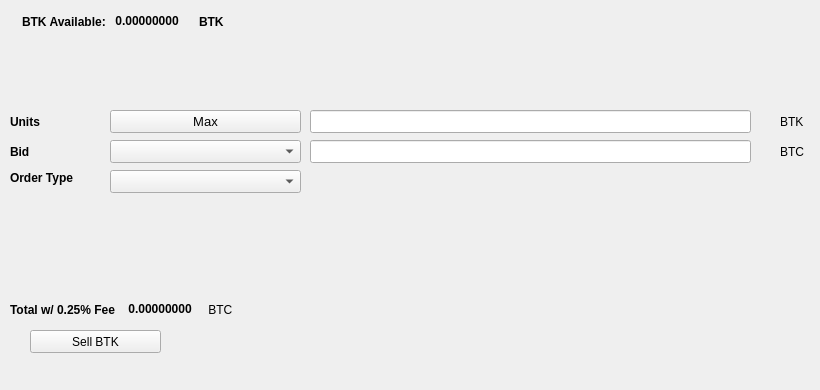
   <widget class="QWidget" name="SellTab">
    <attribute name="title">
     <string>Sell</string>
    </attribute>
    <widget class="QLabel" name="label_16">
     <property name="geometry">
      <rect>
       <x>780</x>
       <y>140</y>
       <width>31</width>
       <height>23</height>
      </rect>
     </property>
     <property name="text">
      <string>BTC</string>
     </property>
    </widget>
    <widget class="QComboBox" name="SellBidcomboBox">
     <property name="geometry">
      <rect>
       <x>110</x>
       <y>140</y>
       <width>191</width>
       <height>23</height>
      </rect>
     </property>
     <property name="font">
      <font>
       <pointsize>10</pointsize>
      </font>
     </property>
    </widget>
    <widget class="QLabel" name="label_18">
     <property name="geometry">
      <rect>
       <x>10</x>
       <y>110</y>
       <width>46</width>
       <height>23</height>
      </rect>
     </property>
     <property name="font">
      <font>
       <weight>75</weight>
       <bold>true</bold>
      </font>
     </property>
     <property name="text">
      <string>Units</string>
     </property>
    </widget>
    <widget class="QPushButton" name="Sell_Max_Amount">
     <property name="geometry">
      <rect>
       <x>110</x>
       <y>110</y>
       <width>191</width>
       <height>23</height>
      </rect>
     </property>
     <property name="font">
      <font>
       <pointsize>10</pointsize>
      </font>
     </property>
     <property name="text">
      <string>Max</string>
     </property>
    </widget>
    <widget class="QLabel" name="label_20">
     <property name="geometry">
      <rect>
       <x>10</x>
       <y>170</y>
       <width>91</width>
       <height>16</height>
      </rect>
     </property>
     <property name="font">
      <font>
       <weight>75</weight>
       <bold>true</bold>
      </font>
     </property>
     <property name="text">
      <string>Order Type</string>
     </property>
    </widget>
    <widget class="QComboBox" name="SellOrdertypeCombo">
     <property name="geometry">
      <rect>
       <x>110</x>
       <y>170</y>
       <width>191</width>
       <height>23</height>
      </rect>
     </property>
     <property name="font">
      <font>
       <pointsize>10</pointsize>
      </font>
     </property>
    </widget>
    <widget class="QLabel" name="label_21">
     <property name="geometry">
      <rect>
       <x>10</x>
       <y>140</y>
       <width>46</width>
       <height>23</height>
      </rect>
     </property>
     <property name="font">
      <font>
       <weight>75</weight>
       <bold>true</bold>
      </font>
     </property>
     <property name="text">
      <string>Bid</string>
     </property>
    </widget>
    <widget class="QLabel" name="label_22">
     <property name="geometry">
      <rect>
       <x>780</x>
       <y>110</y>
       <width>31</width>
       <height>23</height>
      </rect>
     </property>
     <property name="text">
      <string>BTK</string>
     </property>
    </widget>
    <widget class="QLineEdit" name="UnitsInputBTK">
     <property name="geometry">
      <rect>
       <x>310</x>
       <y>110</y>
       <width>441</width>
       <height>23</height>
      </rect>
     </property>
     <property name="font">
      <font>
       <pointsize>9</pointsize>
       <weight>75</weight>
       <bold>true</bold>
      </font>
     </property>
    </widget>
    <widget class="QLineEdit" name="SellBidPriceEdit">
     <property name="geometry">
      <rect>
       <x>310</x>
       <y>140</y>
       <width>441</width>
       <height>23</height>
      </rect>
     </property>
     <property name="font">
      <font>
       <pointsize>9</pointsize>
       <weight>75</weight>
       <bold>true</bold>
      </font>
     </property>
    </widget>
    <widget class="QPushButton" name="SellBTKBTN">
     <property name="geometry">
      <rect>
       <x>30</x>
       <y>330</y>
       <width>131</width>
       <height>23</height>
      </rect>
     </property>
     <property name="text">
      <string>Sell BTK</string>
     </property>
     <property name="icon">
      <iconset resource="../btk">
       <normaloff>:/icons/bitcoin</normaloff>:/icons/bitcoin</iconset>
     </property>
    </widget>
    <widget class="QWidget" name="layoutWidget3">
     <property name="geometry">
      <rect>
       <x>22</x>
       <y>12</y>
       <width>258</width>
       <height>19</height>
      </rect>
     </property>
     <layout class="QHBoxLayout" name="horizontalLayout">
      <item>
       <widget class="QLabel" name="label232_2">
        <property name="font">
         <font>
          <weight>75</weight>
          <bold>true</bold>
         </font>
        </property>
        <property name="text">
         <string>BTK Available:</string>
        </property>
       </widget>
      </item>
      <item>
       <widget class="QLabel" name="BTKAvailableLabel">
        <property name="palette">
         <palette>
          <active>
           <colorrole role="WindowText">
            <brush brushstyle="SolidPattern">
             <color alpha="255">
              <red>0</red>
              <green>0</green>
              <blue>0</blue>
             </color>
            </brush>
           </colorrole>
           <colorrole role="Button">
            <brush brushstyle="SolidPattern">
             <color alpha="255">
              <red>0</red>
              <green>170</green>
              <blue>0</blue>
             </color>
            </brush>
           </colorrole>
           <colorrole role="Light">
            <brush brushstyle="SolidPattern">
             <color alpha="255">
              <red>0</red>
              <green>255</green>
              <blue>0</blue>
             </color>
            </brush>
           </colorrole>
           <colorrole role="Midlight">
            <brush brushstyle="SolidPattern">
             <color alpha="255">
              <red>0</red>
              <green>212</green>
              <blue>0</blue>
             </color>
            </brush>
           </colorrole>
           <colorrole role="Dark">
            <brush brushstyle="SolidPattern">
             <color alpha="255">
              <red>0</red>
              <green>85</green>
              <blue>0</blue>
             </color>
            </brush>
           </colorrole>
           <colorrole role="Mid">
            <brush brushstyle="SolidPattern">
             <color alpha="255">
              <red>0</red>
              <green>113</green>
              <blue>0</blue>
             </color>
            </brush>
           </colorrole>
           <colorrole role="Text">
            <brush brushstyle="SolidPattern">
             <color alpha="255">
              <red>0</red>
              <green>170</green>
              <blue>0</blue>
             </color>
            </brush>
           </colorrole>
           <colorrole role="BrightText">
            <brush brushstyle="SolidPattern">
             <color alpha="255">
              <red>255</red>
              <green>255</green>
              <blue>255</blue>
             </color>
            </brush>
           </colorrole>
           <colorrole role="ButtonText">
            <brush brushstyle="SolidPattern">
             <color alpha="255">
              <red>0</red>
              <green>0</green>
              <blue>0</blue>
             </color>
            </brush>
           </colorrole>
           <colorrole role="Base">
            <brush brushstyle="SolidPattern">
             <color alpha="255">
              <red>255</red>
              <green>255</green>
              <blue>255</blue>
             </color>
            </brush>
           </colorrole>
           <colorrole role="Window">
            <brush brushstyle="SolidPattern">
             <color alpha="255">
              <red>0</red>
              <green>170</green>
              <blue>0</blue>
             </color>
            </brush>
           </colorrole>
           <colorrole role="Shadow">
            <brush brushstyle="SolidPattern">
             <color alpha="255">
              <red>0</red>
              <green>0</green>
              <blue>0</blue>
             </color>
            </brush>
           </colorrole>
           <colorrole role="AlternateBase">
            <brush brushstyle="SolidPattern">
             <color alpha="255">
              <red>127</red>
              <green>212</green>
              <blue>127</blue>
             </color>
            </brush>
           </colorrole>
           <colorrole role="ToolTipBase">
            <brush brushstyle="SolidPattern">
             <color alpha="255">
              <red>255</red>
              <green>255</green>
              <blue>220</blue>
             </color>
            </brush>
           </colorrole>
           <colorrole role="ToolTipText">
            <brush brushstyle="SolidPattern">
             <color alpha="255">
              <red>0</red>
              <green>0</green>
              <blue>0</blue>
             </color>
            </brush>
           </colorrole>
          </active>
          <inactive>
           <colorrole role="WindowText">
            <brush brushstyle="SolidPattern">
             <color alpha="255">
              <red>0</red>
              <green>0</green>
              <blue>0</blue>
             </color>
            </brush>
           </colorrole>
           <colorrole role="Button">
            <brush brushstyle="SolidPattern">
             <color alpha="255">
              <red>0</red>
              <green>170</green>
              <blue>0</blue>
             </color>
            </brush>
           </colorrole>
           <colorrole role="Light">
            <brush brushstyle="SolidPattern">
             <color alpha="255">
              <red>0</red>
              <green>255</green>
              <blue>0</blue>
             </color>
            </brush>
           </colorrole>
           <colorrole role="Midlight">
            <brush brushstyle="SolidPattern">
             <color alpha="255">
              <red>0</red>
              <green>212</green>
              <blue>0</blue>
             </color>
            </brush>
           </colorrole>
           <colorrole role="Dark">
            <brush brushstyle="SolidPattern">
             <color alpha="255">
              <red>0</red>
              <green>85</green>
              <blue>0</blue>
             </color>
            </brush>
           </colorrole>
           <colorrole role="Mid">
            <brush brushstyle="SolidPattern">
             <color alpha="255">
              <red>0</red>
              <green>113</green>
              <blue>0</blue>
             </color>
            </brush>
           </colorrole>
           <colorrole role="Text">
            <brush brushstyle="SolidPattern">
             <color alpha="255">
              <red>0</red>
              <green>170</green>
              <blue>0</blue>
             </color>
            </brush>
           </colorrole>
           <colorrole role="BrightText">
            <brush brushstyle="SolidPattern">
             <color alpha="255">
              <red>255</red>
              <green>255</green>
              <blue>255</blue>
             </color>
            </brush>
           </colorrole>
           <colorrole role="ButtonText">
            <brush brushstyle="SolidPattern">
             <color alpha="255">
              <red>0</red>
              <green>0</green>
              <blue>0</blue>
             </color>
            </brush>
           </colorrole>
           <colorrole role="Base">
            <brush brushstyle="SolidPattern">
             <color alpha="255">
              <red>255</red>
              <green>255</green>
              <blue>255</blue>
             </color>
            </brush>
           </colorrole>
           <colorrole role="Window">
            <brush brushstyle="SolidPattern">
             <color alpha="255">
              <red>0</red>
              <green>170</green>
              <blue>0</blue>
             </color>
            </brush>
           </colorrole>
           <colorrole role="Shadow">
            <brush brushstyle="SolidPattern">
             <color alpha="255">
              <red>0</red>
              <green>0</green>
              <blue>0</blue>
             </color>
            </brush>
           </colorrole>
           <colorrole role="AlternateBase">
            <brush brushstyle="SolidPattern">
             <color alpha="255">
              <red>127</red>
              <green>212</green>
              <blue>127</blue>
             </color>
            </brush>
           </colorrole>
           <colorrole role="ToolTipBase">
            <brush brushstyle="SolidPattern">
             <color alpha="255">
              <red>255</red>
              <green>255</green>
              <blue>220</blue>
             </color>
            </brush>
           </colorrole>
           <colorrole role="ToolTipText">
            <brush brushstyle="SolidPattern">
             <color alpha="255">
              <red>0</red>
              <green>0</green>
              <blue>0</blue>
             </color>
            </brush>
           </colorrole>
          </inactive>
          <disabled>
           <colorrole role="WindowText">
            <brush brushstyle="SolidPattern">
             <color alpha="255">
              <red>0</red>
              <green>85</green>
              <blue>0</blue>
             </color>
            </brush>
           </colorrole>
           <colorrole role="Button">
            <brush brushstyle="SolidPattern">
             <color alpha="255">
              <red>0</red>
              <green>170</green>
              <blue>0</blue>
             </color>
            </brush>
           </colorrole>
           <colorrole role="Light">
            <brush brushstyle="SolidPattern">
             <color alpha="255">
              <red>0</red>
              <green>255</green>
              <blue>0</blue>
             </color>
            </brush>
           </colorrole>
           <colorrole role="Midlight">
            <brush brushstyle="SolidPattern">
             <color alpha="255">
              <red>0</red>
              <green>212</green>
              <blue>0</blue>
             </color>
            </brush>
           </colorrole>
           <colorrole role="Dark">
            <brush brushstyle="SolidPattern">
             <color alpha="255">
              <red>0</red>
              <green>85</green>
              <blue>0</blue>
             </color>
            </brush>
           </colorrole>
           <colorrole role="Mid">
            <brush brushstyle="SolidPattern">
             <color alpha="255">
              <red>0</red>
              <green>113</green>
              <blue>0</blue>
             </color>
            </brush>
           </colorrole>
           <colorrole role="Text">
            <brush brushstyle="SolidPattern">
             <color alpha="255">
              <red>0</red>
              <green>85</green>
              <blue>0</blue>
             </color>
            </brush>
           </colorrole>
           <colorrole role="BrightText">
            <brush brushstyle="SolidPattern">
             <color alpha="255">
              <red>255</red>
              <green>255</green>
              <blue>255</blue>
             </color>
            </brush>
           </colorrole>
           <colorrole role="ButtonText">
            <brush brushstyle="SolidPattern">
             <color alpha="255">
              <red>0</red>
              <green>85</green>
              <blue>0</blue>
             </color>
            </brush>
           </colorrole>
           <colorrole role="Base">
            <brush brushstyle="SolidPattern">
             <color alpha="255">
              <red>0</red>
              <green>170</green>
              <blue>0</blue>
             </color>
            </brush>
           </colorrole>
           <colorrole role="Window">
            <brush brushstyle="SolidPattern">
             <color alpha="255">
              <red>0</red>
              <green>170</green>
              <blue>0</blue>
             </color>
            </brush>
           </colorrole>
           <colorrole role="Shadow">
            <brush brushstyle="SolidPattern">
             <color alpha="255">
              <red>0</red>
              <green>0</green>
              <blue>0</blue>
             </color>
            </brush>
           </colorrole>
           <colorrole role="AlternateBase">
            <brush brushstyle="SolidPattern">
             <color alpha="255">
              <red>0</red>
              <green>170</green>
              <blue>0</blue>
             </color>
            </brush>
           </colorrole>
           <colorrole role="ToolTipBase">
            <brush brushstyle="SolidPattern">
             <color alpha="255">
              <red>255</red>
              <green>255</green>
              <blue>220</blue>
             </color>
            </brush>
           </colorrole>
           <colorrole role="ToolTipText">
            <brush brushstyle="SolidPattern">
             <color alpha="255">
              <red>0</red>
              <green>0</green>
              <blue>0</blue>
             </color>
            </brush>
           </colorrole>
          </disabled>
         </palette>
        </property>
        <property name="font">
         <font>
          <weight>75</weight>
          <bold>true</bold>
         </font>
        </property>
        <property name="text">
         <string> 0.00000000 </string>
        </property>
        <property name="textInteractionFlags">
         <set>Qt::LinksAccessibleByMouse|Qt::TextSelectableByKeyboard|Qt::TextSelectableByMouse</set>
        </property>
       </widget>
      </item>
      <item>
       <widget class="QLabel" name="labelBTK">
        <property name="font">
         <font>
          <weight>75</weight>
          <bold>true</bold>
         </font>
        </property>
        <property name="text">
         <string>BTK</string>
        </property>
       </widget>
      </item>
     </layout>
    </widget>
    <widget class="QWidget" name="layoutWidget">
     <property name="geometry">
      <rect>
       <x>10</x>
       <y>300</y>
       <width>268</width>
       <height>19</height>
      </rect>
     </property>
     <layout class="QHBoxLayout" name="horizontalLayout_2">
      <item>
       <widget class="QLabel" name="label_19">
        <property name="font">
         <font>
          <weight>75</weight>
          <bold>true</bold>
         </font>
        </property>
        <property name="text">
         <string>Total w/ 0.25% Fee </string>
        </property>
       </widget>
      </item>
      <item>
       <widget class="QLabel" name="SellCostLabel">
        <property name="palette">
         <palette>
          <active>
           <colorrole role="WindowText">
            <brush brushstyle="SolidPattern">
             <color alpha="255">
              <red>0</red>
              <green>0</green>
              <blue>0</blue>
             </color>
            </brush>
           </colorrole>
           <colorrole role="Button">
            <brush brushstyle="SolidPattern">
             <color alpha="255">
              <red>0</red>
              <green>170</green>
              <blue>0</blue>
             </color>
            </brush>
           </colorrole>
           <colorrole role="Light">
            <brush brushstyle="SolidPattern">
             <color alpha="255">
              <red>0</red>
              <green>255</green>
              <blue>0</blue>
             </color>
            </brush>
           </colorrole>
           <colorrole role="Midlight">
            <brush brushstyle="SolidPattern">
             <color alpha="255">
              <red>0</red>
              <green>212</green>
              <blue>0</blue>
             </color>
            </brush>
           </colorrole>
           <colorrole role="Dark">
            <brush brushstyle="SolidPattern">
             <color alpha="255">
              <red>0</red>
              <green>85</green>
              <blue>0</blue>
             </color>
            </brush>
           </colorrole>
           <colorrole role="Mid">
            <brush brushstyle="SolidPattern">
             <color alpha="255">
              <red>0</red>
              <green>113</green>
              <blue>0</blue>
             </color>
            </brush>
           </colorrole>
           <colorrole role="Text">
            <brush brushstyle="SolidPattern">
             <color alpha="255">
              <red>0</red>
              <green>170</green>
              <blue>0</blue>
             </color>
            </brush>
           </colorrole>
           <colorrole role="BrightText">
            <brush brushstyle="SolidPattern">
             <color alpha="255">
              <red>255</red>
              <green>255</green>
              <blue>255</blue>
             </color>
            </brush>
           </colorrole>
           <colorrole role="ButtonText">
            <brush brushstyle="SolidPattern">
             <color alpha="255">
              <red>0</red>
              <green>0</green>
              <blue>0</blue>
             </color>
            </brush>
           </colorrole>
           <colorrole role="Base">
            <brush brushstyle="SolidPattern">
             <color alpha="255">
              <red>255</red>
              <green>255</green>
              <blue>255</blue>
             </color>
            </brush>
           </colorrole>
           <colorrole role="Window">
            <brush brushstyle="SolidPattern">
             <color alpha="255">
              <red>0</red>
              <green>170</green>
              <blue>0</blue>
             </color>
            </brush>
           </colorrole>
           <colorrole role="Shadow">
            <brush brushstyle="SolidPattern">
             <color alpha="255">
              <red>0</red>
              <green>0</green>
              <blue>0</blue>
             </color>
            </brush>
           </colorrole>
           <colorrole role="AlternateBase">
            <brush brushstyle="SolidPattern">
             <color alpha="255">
              <red>127</red>
              <green>212</green>
              <blue>127</blue>
             </color>
            </brush>
           </colorrole>
           <colorrole role="ToolTipBase">
            <brush brushstyle="SolidPattern">
             <color alpha="255">
              <red>255</red>
              <green>255</green>
              <blue>220</blue>
             </color>
            </brush>
           </colorrole>
           <colorrole role="ToolTipText">
            <brush brushstyle="SolidPattern">
             <color alpha="255">
              <red>0</red>
              <green>0</green>
              <blue>0</blue>
             </color>
            </brush>
           </colorrole>
          </active>
          <inactive>
           <colorrole role="WindowText">
            <brush brushstyle="SolidPattern">
             <color alpha="255">
              <red>0</red>
              <green>0</green>
              <blue>0</blue>
             </color>
            </brush>
           </colorrole>
           <colorrole role="Button">
            <brush brushstyle="SolidPattern">
             <color alpha="255">
              <red>0</red>
              <green>170</green>
              <blue>0</blue>
             </color>
            </brush>
           </colorrole>
           <colorrole role="Light">
            <brush brushstyle="SolidPattern">
             <color alpha="255">
              <red>0</red>
              <green>255</green>
              <blue>0</blue>
             </color>
            </brush>
           </colorrole>
           <colorrole role="Midlight">
            <brush brushstyle="SolidPattern">
             <color alpha="255">
              <red>0</red>
              <green>212</green>
              <blue>0</blue>
             </color>
            </brush>
           </colorrole>
           <colorrole role="Dark">
            <brush brushstyle="SolidPattern">
             <color alpha="255">
              <red>0</red>
              <green>85</green>
              <blue>0</blue>
             </color>
            </brush>
           </colorrole>
           <colorrole role="Mid">
            <brush brushstyle="SolidPattern">
             <color alpha="255">
              <red>0</red>
              <green>113</green>
              <blue>0</blue>
             </color>
            </brush>
           </colorrole>
           <colorrole role="Text">
            <brush brushstyle="SolidPattern">
             <color alpha="255">
              <red>0</red>
              <green>170</green>
              <blue>0</blue>
             </color>
            </brush>
           </colorrole>
           <colorrole role="BrightText">
            <brush brushstyle="SolidPattern">
             <color alpha="255">
              <red>255</red>
              <green>255</green>
              <blue>255</blue>
             </color>
            </brush>
           </colorrole>
           <colorrole role="ButtonText">
            <brush brushstyle="SolidPattern">
             <color alpha="255">
              <red>0</red>
              <green>0</green>
              <blue>0</blue>
             </color>
            </brush>
           </colorrole>
           <colorrole role="Base">
            <brush brushstyle="SolidPattern">
             <color alpha="255">
              <red>255</red>
              <green>255</green>
              <blue>255</blue>
             </color>
            </brush>
           </colorrole>
           <colorrole role="Window">
            <brush brushstyle="SolidPattern">
             <color alpha="255">
              <red>0</red>
              <green>170</green>
              <blue>0</blue>
             </color>
            </brush>
           </colorrole>
           <colorrole role="Shadow">
            <brush brushstyle="SolidPattern">
             <color alpha="255">
              <red>0</red>
              <green>0</green>
              <blue>0</blue>
             </color>
            </brush>
           </colorrole>
           <colorrole role="AlternateBase">
            <brush brushstyle="SolidPattern">
             <color alpha="255">
              <red>127</red>
              <green>212</green>
              <blue>127</blue>
             </color>
            </brush>
           </colorrole>
           <colorrole role="ToolTipBase">
            <brush brushstyle="SolidPattern">
             <color alpha="255">
              <red>255</red>
              <green>255</green>
              <blue>220</blue>
             </color>
            </brush>
           </colorrole>
           <colorrole role="ToolTipText">
            <brush brushstyle="SolidPattern">
             <color alpha="255">
              <red>0</red>
              <green>0</green>
              <blue>0</blue>
             </color>
            </brush>
           </colorrole>
          </inactive>
          <disabled>
           <colorrole role="WindowText">
            <brush brushstyle="SolidPattern">
             <color alpha="255">
              <red>0</red>
              <green>85</green>
              <blue>0</blue>
             </color>
            </brush>
           </colorrole>
           <colorrole role="Button">
            <brush brushstyle="SolidPattern">
             <color alpha="255">
              <red>0</red>
              <green>170</green>
              <blue>0</blue>
             </color>
            </brush>
           </colorrole>
           <colorrole role="Light">
            <brush brushstyle="SolidPattern">
             <color alpha="255">
              <red>0</red>
              <green>255</green>
              <blue>0</blue>
             </color>
            </brush>
           </colorrole>
           <colorrole role="Midlight">
            <brush brushstyle="SolidPattern">
             <color alpha="255">
              <red>0</red>
              <green>212</green>
              <blue>0</blue>
             </color>
            </brush>
           </colorrole>
           <colorrole role="Dark">
            <brush brushstyle="SolidPattern">
             <color alpha="255">
              <red>0</red>
              <green>85</green>
              <blue>0</blue>
             </color>
            </brush>
           </colorrole>
           <colorrole role="Mid">
            <brush brushstyle="SolidPattern">
             <color alpha="255">
              <red>0</red>
              <green>113</green>
              <blue>0</blue>
             </color>
            </brush>
           </colorrole>
           <colorrole role="Text">
            <brush brushstyle="SolidPattern">
             <color alpha="255">
              <red>0</red>
              <green>85</green>
              <blue>0</blue>
             </color>
            </brush>
           </colorrole>
           <colorrole role="BrightText">
            <brush brushstyle="SolidPattern">
             <color alpha="255">
              <red>255</red>
              <green>255</green>
              <blue>255</blue>
             </color>
            </brush>
           </colorrole>
           <colorrole role="ButtonText">
            <brush brushstyle="SolidPattern">
             <color alpha="255">
              <red>0</red>
              <green>85</green>
              <blue>0</blue>
             </color>
            </brush>
           </colorrole>
           <colorrole role="Base">
            <brush brushstyle="SolidPattern">
             <color alpha="255">
              <red>0</red>
              <green>170</green>
              <blue>0</blue>
             </color>
            </brush>
           </colorrole>
           <colorrole role="Window">
            <brush brushstyle="SolidPattern">
             <color alpha="255">
              <red>0</red>
              <green>170</green>
              <blue>0</blue>
             </color>
            </brush>
           </colorrole>
           <colorrole role="Shadow">
            <brush brushstyle="SolidPattern">
             <color alpha="255">
              <red>0</red>
              <green>0</green>
              <blue>0</blue>
             </color>
            </brush>
           </colorrole>
           <colorrole role="AlternateBase">
            <brush brushstyle="SolidPattern">
             <color alpha="255">
              <red>0</red>
              <green>170</green>
              <blue>0</blue>
             </color>
            </brush>
           </colorrole>
           <colorrole role="ToolTipBase">
            <brush brushstyle="SolidPattern">
             <color alpha="255">
              <red>255</red>
              <green>255</green>
              <blue>220</blue>
             </color>
            </brush>
           </colorrole>
           <colorrole role="ToolTipText">
            <brush brushstyle="SolidPattern">
             <color alpha="255">
              <red>0</red>
              <green>0</green>
              <blue>0</blue>
             </color>
            </brush>
           </colorrole>
          </disabled>
         </palette>
        </property>
        <property name="font">
         <font>
          <weight>75</weight>
          <bold>true</bold>
         </font>
        </property>
        <property name="autoFillBackground">
         <bool>false</bool>
        </property>
        <property name="text">
         <string> 0.00000000</string>
        </property>
        <property name="textInteractionFlags">
         <set>Qt::LinksAccessibleByMouse|Qt::TextSelectableByMouse</set>
        </property>
       </widget>
      </item>
      <item>
       <widget class="QLabel" name="label_17">
        <property name="font">
         <font>
          <weight>50</weight>
          <bold>false</bold>
         </font>
        </property>
        <property name="text">
         <string> BTC</string>
        </property>
       </widget>
      </item>
     </layout>
    </widget>
    <widget class="QLabel" name="label_23">
     <property name="geometry">
      <rect>
       <x>460</x>
       <y>300</y>
       <width>281</width>
       <height>81</height>
      </rect>
     </property>
     <property name="text">
      <string/>
     </property>
     <property name="pixmap">
      <pixmap>:/images/bittrex</pixmap>
     </property>
    </widget>
   </widget>
